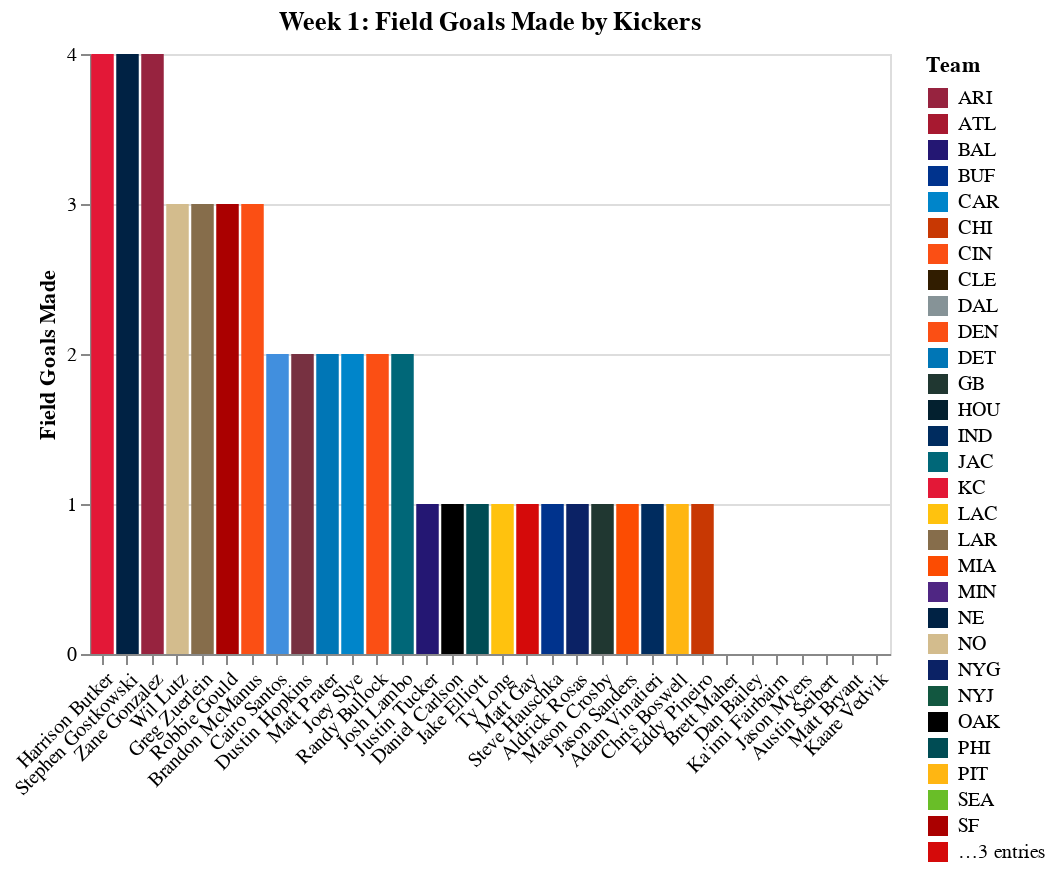

Source (notebook cell):
### Code cell
chart

### Figure 1 — Vega-Lite specification as saved in the notebook (floating-point values rounded to 4 significant figures)
{"$schema": "https://vega.github.io/schema/vega-lite/v3.4.0.json", "config": {"background": "white", "mark": {"tooltip": null}, "view": {"height": 300, "width": 400}}, "data": {"name": "data-faf58ba32f28c0e6faaf4ec8e7a95306"}, "datasets": {"data-faf58ba32f28c0e6faaf4ec8e7a95306": [{"EPA": 4, "EPM": 4, "FGA": 4, "FGM": 4, "FGPercentage": "100.0%", "FantasyPoints": 16, "Player": "Harrison Butker", "Team": "KC"}, {"EPA": 3, "EPM": 3, "FGA": 4, "FGM": 4, "FGPercentage": "100.0%", "FantasyPoints": 15, "Player": "Stephen Gostkowski", "Team": "NE"}, {"EPA": 1, "EPM": 1, "FGA": 4, "FGM": 4, "FGPercentage": "100.0%", "FantasyPoints": 13, "Player": "Zane Gonzalez", "Team": "ARI"}, {"EPA": 3, "EPM": 3, "FGA": 4, "FGM": 3, "FGPercentage": "75.0%", "FantasyPoints": 12, "Player": "Wil Lutz", "Team": "NO"}, {"EPA": 3, "EPM": 3, "FGA": 4, "FGM": 3, "FGPercentage": "75.0%", "FantasyPoints": 12, "Player": "Greg Zuerlein", "Team": "LAR"}, {"EPA": 2, "EPM": 2, "FGA": 4, "FGM": 3, "FGPercentage": "75.0%", "FantasyPoints": 11, "Player": "Robbie Gould", "Team": "SF"}, {"EPA": 5, "EPM": 5, "FGA": 2, "FGM": 2, "FGPercentage": "100.0%", "FantasyPoints": 11, "Player": "Cairo Santos", "Team": "TEN"}, {"EPA": 8, "EPM": 8, "FGA": 1, "FGM": 1, "FGPercentage": "100.0%", "FantasyPoints": 11, "Player": "Justin Tucker", "Team": "BAL"}, {"EPA": 1, "EPM": 1, "FGA": 4, "FGM": 3, "FGPercentage": "75.0%", "FantasyPoints": 10, "Player": "Brandon McManus", "Team": "DEN"}, {"EPA": 3, "EPM": 3, "FGA": 2, "FGM": 2, "FGPercentage": "100.0%", "FantasyPoints": 9, "Player": "Dustin Hopkins", "Team": "WAS"}, {"EPA": 3, "EPM": 3, "FGA": 2, "FGM": 2, "FGPercentage": "100.0%", "FantasyPoints": 9, "Player": "Matt Prater", "Team": "DET"}, {"EPA": 3, "EPM": 3, "FGA": 3, "FGM": 2, "FGPercentage": "66.7%", "FantasyPoints": 9, "Player": "Joey Slye", "Team": "CAR"}, {"EPA": 2, "EPM": 2, "FGA": 3, "FGM": 2, "FGPercentage": "66.7%", "FantasyPoints": 8, "Player": "Randy Bullock", "Team": "CIN"}, {"EPA": 2, "EPM": 2, "FGA": 2, "FGM": 2, "FGPercentage": "100.0%", "FantasyPoints": 8, "Player": "Josh Lambo", "Team": "JAC"}, {"EPA": 3, "EPM": 3, "FGA": 1, "FGM": 1, "FGPercentage": "100.0%", "FantasyPoints": 6, "Player": "Daniel Carlson", "Team": "OAK"}, {"EPA": 3, "EPM": 3, "FGA": 1, "FGM": 1, "FGPercentage": "100.0%", "FantasyPoints": 6, "Player": "Jake Elliott", "Team": "PHI"}, {"EPA": 3, "EPM": 3, "FGA": 1, "FGM": 1, "FGPercentage": "100.0%", "FantasyPoints": 6, "Player": "Ty Long", "Team": "LAC"}, {"EPA": 2, "EPM": 2, "FGA": 1, "FGM": 1, "FGPercentage": "100.0%", "FantasyPoints": 5, "Player": "Matt Gay", "Team": "TB"}, {"EPA": 2, "EPM": 2, "FGA": 1, "FGM": 1, "FGPercentage": "100.0%", "FantasyPoints": 5, "Player": "Steve Hauschka", "Team": "BUF"}, {"EPA": 5, "EPM": 5, "FGA": 0, "FGM": 0, "FGPercentage": "0.0%", "FantasyPoints": 5, "Player": "Brett Maher", "Team": "DAL"}, {"EPA": 2, "EPM": 2, "FGA": 1, "FGM": 1, "FGPercentage": "100.0%", "FantasyPoints": 5, "Player": "Aldrick Rosas", "Team": "NYG"}, {"EPA": 4, "EPM": 4, "FGA": 0, "FGM": 0, "FGPercentage": "0.0%", "FantasyPoints": 4, "Player": "Dan Bailey", "Team": "MIN"}, {"EPA": 1, "EPM": 1, "FGA": 1, "FGM": 1, "FGPercentage": "100.0%", "FantasyPoints": 4, "Player": "Mason Crosby", "Team": "GB"}, {"EPA": 4, "EPM": 4, "FGA": 0, "FGM": 0, "FGPercentage": "0.0%", "FantasyPoints": 4, "Player": "Ka'imi Fairbairn", "Team": "HOU"}, {"EPA": 1, "EPM": 1, "FGA": 1, "FGM": 1, "FGPercentage": "100.0%", "FantasyPoints": 4, "Player": "Jason Sanders", "Team": "MIA"}, {"EPA": 2, "EPM": 1, "FGA": 3, "FGM": 1, "FGPercentage": "33.3%", "FantasyPoints": 4, "Player": "Adam Vinatieri", "Team": "IND"}, {"EPA": 0, "EPM": 0, "FGA": 1, "FGM": 1, "FGPercentage": "100.0%", "FantasyPoints": 3, "Player": "Chris Boswell", "Team": "PIT"}, {"EPA": 3, "EPM": 3, "FGA": 0, "FGM": 0, "FGPercentage": "0.0%", "FantasyPoints": 3, "Player": "Jason Myers", "Team": "SEA"}, {"EPA": 0, "EPM": 0, "FGA": 1, "FGM": 1, "FGPercentage": "100.0%", "FantasyPoints": 3, "Player": "Eddy Pineiro", "Team": "CHI"}, {"EPA": 2, "EPM": 1, "FGA": 0, "FGM": 0, "FGPercentage": "0.0%", "FantasyPoints": 1, "Player": "Austin Seibert", "Team": "CLE"}, {"EPA": 0, "EPM": 0, "FGA": 0, "FGM": 0, "FGPercentage": "0.0%", "FantasyPoints": 0, "Player": "Matt Bryant", "Team": "ATL"}, {"EPA": 1, "EPM": 0, "FGA": 1, "FGM": 0, "FGPercentage": "0.0%", "FantasyPoints": 0, "Player": "Kaare Vedvik", "Team": "NYJ"}]}, "encoding": {"color": {"field": "Team", "scale": {"domain": ["ARI", "ATL", "BAL", "BUF", "CAR", "CHI", "CIN", "CLE", "DAL", "DEN", "DET", "GB", "HOU", "IND", "JAC", "KC", "LAC", "LAR", "MIA", "MIN", "NE", "NO", "NYG", "NYJ", "OAK", "PHI", "PIT", "SEA", "SF", "TB", "TEN", "WAS"], "range": ["#97233F", "#A71930", "#241773", "#00338D", "#0085CA", "#C83803", "#FB4F14", "#311D00", "#869397", "#FB4F14", "#0076B6", "#203731", "#03202F", "#002C5F", "#006778", "#E31837", "#FFC20E", "#866D4B", "#FC4C02", "#4F2683", "#002244", "#D3BC8D", "#0B2265", "#125740", "#000000", "#004C54", "#FFB612", "#69BE28", "#AA0000", "#D50A0A", "#418FDE", "#773141"]}, "type": "nominal"}, "x": {"axis": {"labelAngle": -45, "title": ""}, "field": "Player", "sort": {"field": "FGM", "op": "sum", "order": "descending"}, "type": "nominal"}, "y": {"axis": {"tickMinStep": 1, "title": "Field Goals Made"}, "field": "FGM", "type": "quantitative"}}, "mark": "bar", "title": "Week 1: Field Goals Made by Kickers"}
